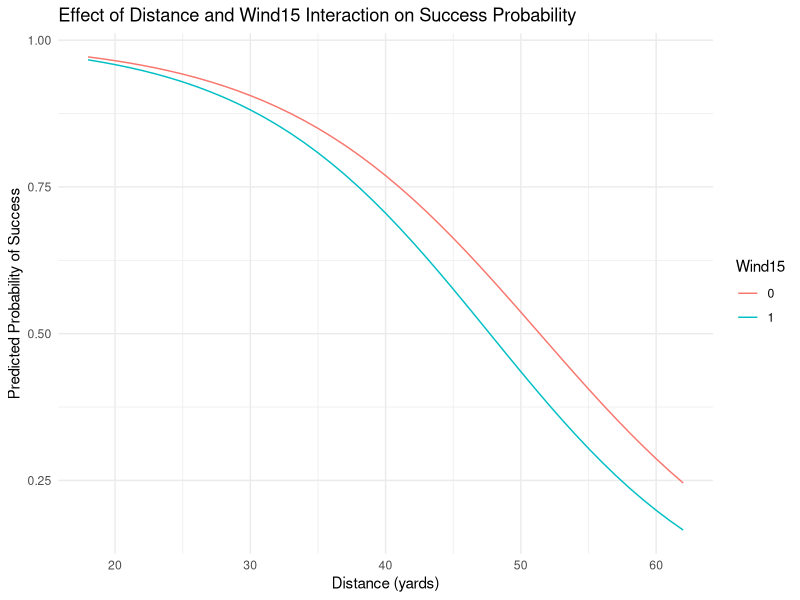

Write the R code that produced this figure.
library(readr)
library(tidyverse)
#install.packages("lmtest")
library(lmtest)
placekick_BW <- read_csv("STAT 414 Anal Cat Data/placekick.BW.csv")
str(placekick_BW)

placekick_BW <- placekick_BW %>%
  mutate(
    Weather = factor(Weather),
    Temperature = factor(Temperature),
    Pressure = factor(Pressure),
    Grass = factor(Grass),
    Wind15 = factor(Wind15),
    Ice = factor(Ice),
    Good = factor(Good, levels = c("N", "Y"))  # Set "N" as the reference for success
  )

model <- glm(Good ~ Distance + Weather + Wind15 + Temperature + Grass + Pressure + Ice,
             family = binomial, data = placekick_BW)

summary(model)

##### 1B

#placekick_BW$Weather <- relevel(placekick_BW$Weather, ref = "Sun")

#####  1C

# Fit the full logistic regression model
model_full <- glm(Good ~ Distance + Weather + Wind15 + Temperature + Grass + Pressure + Ice,
                  family = binomial, data = placekick_BW)

# List of variable names to drop one at a time
variables <- c("Distance", "Weather", "Wind15", "Temperature", "Grass", "Pressure", "Ice")

# Function to fit reduced models and perform LRT
perform_lrtest <- function(full_model, data, drop_var) {
  # Create formula for reduced model by dropping one variable
  formula <- as.formula(paste("Good ~", paste(setdiff(variables, drop_var), collapse = " + ")))
  
  # Fit reduced model
  model_reduced <- glm(formula, family = binomial, data = data)
  
  # Perform LRT between full and reduced models
  lrtest(full_model, model_reduced)
}

# Iterate over each variable and perform LRT
for (var in variables) {
  cat("\nLRT for dropping", var, "from the model:\n")
  print(perform_lrtest(model_full, placekick_BW, var))
}

########## 1D

# Get the coefficient and confidence interval for Distance
coef_distance <- coef(model_full)["Distance"]
confint_distance <- confint(model_full, "Distance")

# Calculate the odds ratio for Distance
odds_ratio <- exp(coef_distance)

# Calculate the 95% confidence interval for the odds ratio
confint_odds_ratio_distance <- exp(confint_distance)

# Output the odds ratio and confidence interval
odds_ratio
confint_odds_ratio_distance

###### 1E

placekick_BW$Weather <- relevel(placekick_BW$Weather, ref = "Clouds")

# Get the coefficients for Weather
coef_weather <- coef(model_full)[grep("Weather", names(coef(model_full)))]

# Calculate the odds ratios for Weather levels (compared to "Sun")
odds_ratios_weather <- exp(coef_weather)

# Calculate 95% confidence intervals for Weather odds ratios
confint_weather <- exp(confint(model_full)[grep("Weather", rownames(confint(model_full))), ])

# Output the odds ratios and confidence intervals
odds_ratios_weather
confint_weather

placekick_BW$Weather <- relevel(placekick_BW$Weather, ref = "Sun")

# Get the coefficients for Weather
coef_weather <- coef(model_full)[grep("Weather", names(coef(model_full)))]

# Calculate the odds ratios for Weather levels (compared to "Sun")
odds_ratios_weather <- exp(coef_weather)

# Calculate 95% confidence intervals for Weather odds ratios
confint_weather <- exp(confint(model_full)[grep("Weather", rownames(confint(model_full))), ])

# Output the odds ratios and confidence intervals
odds_ratios_weather
confint_weather

placekick_BW$Weather <- relevel(placekick_BW$Weather, ref = "Clouds")


####### 1F


# Number of comparisons
num_comparisons <- 3
# Extract the p-values for the Weather coefficients
p_values <- summary(model_full)$coefficients[grep("Weather", rownames(summary(model_full)$coefficients)), 4]

# Apply the Bonferroni correction
adjusted_p_values <- p.adjust(p_values, method = "bonferroni", n = num_comparisons)

# Output the original and adjusted p-values
p_values
adjusted_p_values
placekick_BW$Weather <- relevel(placekick_BW$Weather, ref = "Sun")

# Extract the p-values for the Weather coefficients
model_full2 <- glm(Good ~ Distance + Weather + Wind15 + Temperature + Grass + Pressure + Ice,
                  family = binomial, data = placekick_BW)
p_values <- summary(model_full2)$coefficients[grep("Weather", rownames(summary(model_full2)$coefficients)), 4]

# Apply the Bonferroni correction
adjusted_p_values <- p.adjust(p_values, method = "bonferroni", n = num_comparisons)

# Output the original and adjusted p-values
p_values
adjusted_p_values
placekick_BW$Weather <- relevel(placekick_BW$Weather, ref = "Clouds")


summary(model_full)

############ 1G

# Create a new data frame with the values for the specific placekick
new_placekick <- data.frame(
  Distance = 49,
  Weather = "Sun",
  Wind15 = factor(0, levels = levels(placekick_BW$Wind15)),
  Temperature = "Nice",
  Grass = factor(1, levels = levels(placekick_BW$Grass)),
  Pressure = "Y",
  Ice = factor(1, levels = levels(placekick_BW$Ice))
)

# Predict the probability of success
predicted_prob <- predict(model_full, newdata = new_placekick, type = "response")

# Output the predicted probability
predicted_prob

# Get the logit prediction with standard error
pred_logit <- predict(model_full, newdata = new_placekick, type = "link", se.fit = TRUE)

# Calculate the 95% confidence interval on the logit scale
ci_logit <- pred_logit$fit + c(-1.96, 1.96) * pred_logit$se.fit

# Convert the confidence interval back to the probability scale
ci_prob <- exp(ci_logit) / (1 + exp(ci_logit))

# Output the confidence interval
ci_prob


######   1H

# Extract the coefficient and p-value for Ice1 from the model summary
coef_ice <- coef(summary(model_full))["Ice1", ]
odds_ratio_ice <- exp(coef_ice["Estimate"])
p_value_ice <- coef_ice["Pr(>|z|)"]
confint_ice <- exp(confint(model_full)["Ice1", ])

# Output the results
list(
  "Coefficient for Ice1" = coef_ice["Estimate"],
  "Odds Ratio for Ice1" = odds_ratio_ice,
  "P-value for Ice1" = p_value_ice,
  "95% Confidence Interval for Odds Ratio" = confint_ice
)

#The coefficient for Ice1 is -0.8761, which means that when a timeout is called before the kick (i.e., icing the kicker), the log odds of a successful kick decrease by 0.876
#The odds ratio is 0.4164. This means that the odds of success with icing are about 41.6% of the odds of success without icing, indicating a decrease in the likelihood of success when the kicker is iced
#



###################################################################################

#Q2

#########################################################################

###2A

# Model without interaction
model_no_interaction <- glm(Good ~ Distance + Wind15, family = binomial, data = placekick_BW)
model_no_interaction
# Model with interaction
model_with_interaction <- glm(Good ~ Distance * Wind15, family = binomial, data = placekick_BW)
model_with_interaction
###2B

# Create a data frame for prediction
distance_values <- seq(min(placekick_BW$Distance), max(placekick_BW$Distance), by = 1)
distance_values
wind_levels <- unique(placekick_BW$Wind15)
wind_levels
# Generate predictions for each combination of Distance and Wind15
prediction_data <- expand.grid(Distance = distance_values, Wind15 = wind_levels)
prediction_data$predicted_prob <- predict(model_with_interaction, newdata = prediction_data, type = "response")

# Plot the interaction effect
ggplot(prediction_data, aes(x = Distance, y = predicted_prob, color = as.factor(Wind15))) +
  geom_line() +
  labs(title = "Effect of Distance and Wind15 Interaction on Success Probability",
       x = "Distance (yards)", y = "Predicted Probability of Success",
       color = "Wind15") +
  theme_minimal()

#Notice that the gap between the red and blue lines increases as distance increases. This suggests that the negative impact of high wind speed becomes more pronounced as the distance increases.

#### 2C


#### 2D

lrt_result <- lrtest(model_no_interaction, model_with_interaction)

# Output the LRT result
lrt_result

#Since the log-likelihood of Model 2 is very close to that of Model 1, the interaction term is not providing much improvement in the model fit.
#The p-value of 0.7135 indicates that there is no evidence to suggest that the interaction between Distance and Wind15 is important for predicting the probability of a successful kick.